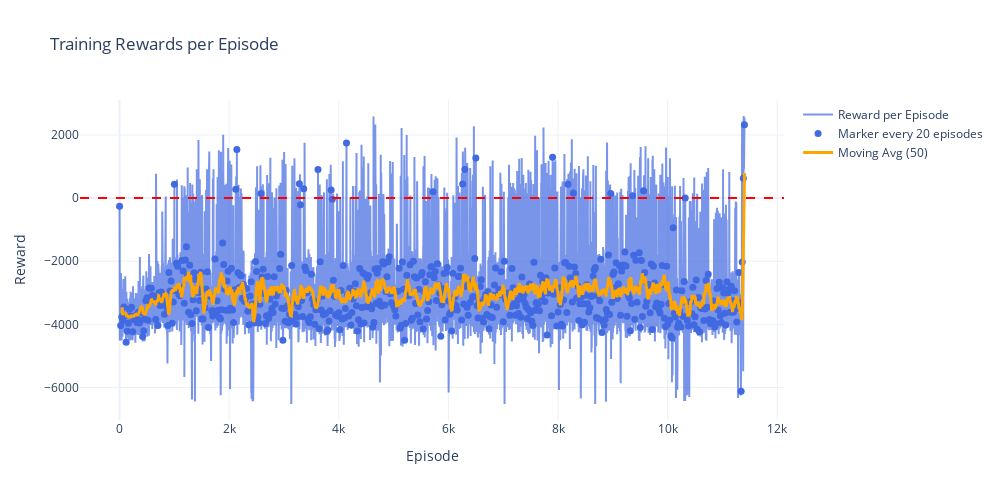

This figure's notebook cell:
### Code cell
import plotly.graph_objects as go
import numpy as np
import os

logs_path = "/Users/danielemateria/Desktop/q-learning-maze-robot/logs"
log_file_paths = os.listdir(logs_path)
log_file_paths = [os.path.join(logs_path, file) for file in log_file_paths if file.endswith('.log')]
log_file_paths.sort()

def extract_rewards_from_log(log_file_paths):
    rewards = np.array([])
    for log_file_path in log_file_paths:
        with open(log_file_path, 'r') as file:
            for line in file:
                if "|" in line:
                    reward = line.split("|")[1].strip()
                    reward = float(reward.split(":")[-1])
                    rewards = np.append(rewards, reward)
    return rewards

def plot_rewards_plotly(rewards, window=50, marker_every=20):
    episodes = np.arange(1, len(rewards) + 1)
    fig = go.Figure()
    # Linea principale
    fig.add_trace(go.Scatter(
        x=episodes, y=rewards,
        mode='lines',
        name='Reward per Episode',
        line=dict(color='royalblue', width=2),
        opacity=0.7
    ))
    # Marker ogni marker_every episodi
    marker_idx = np.arange(0, len(rewards), marker_every)
    fig.add_trace(go.Scatter(
        x=episodes[marker_idx], y=rewards[marker_idx],
        mode='markers',
        name=f'Marker every {marker_every} episodes',
        marker=dict(color='royalblue', size=7, symbol='circle')
    ))
    # Media mobile
    if len(rewards) >= window:
        moving_avg = np.convolve(rewards, np.ones(window)/window, mode='valid')
        fig.add_trace(go.Scatter(
            x=episodes[window-1:], y=moving_avg,
            mode='lines',
            name=f'Moving Avg ({window})',
            line=dict(color='orange', width=3)
        ))
    fig.update_layout(
        title='Training Rewards per Episode',
        xaxis_title='Episode',
        yaxis_title='Reward',
        template='plotly_white',
        legend=dict(font=dict(size=12)),
        width=1000, height=500
    )
    fig.add_hline(y=0, line_dash="dash", line_color="red")
    fig.show()

rewards = extract_rewards_from_log(log_file_paths)
print("Total episodes: ", len(rewards))
print("Last episode reward: ", rewards[-1])
print("Rewards over -1000: ", len(rewards[rewards > -1000]))
plot_rewards_plotly(rewards)

### Figure 1 — Plotly figure (JSON) as saved in the notebook; plotly's stock layout.template omitted (floating-point values rounded to 4 significant figures; data arrays with more than 128 entries replaced by an {"elided": "..."} marker saying what was removed)
{"data": [{"line": {"color": "royalblue", "width": 2}, "mode": "lines", "name": "Reward per Episode", "opacity": 0.7, "type": "scatter", "x": {"elided": "11403 int values"}, "y": {"elided": "11403 float values"}}, {"marker": {"color": "royalblue", "size": 7, "symbol": "circle"}, "mode": "markers", "name": "Marker every 20 episodes", "type": "scatter", "x": {"elided": "571 int values"}, "y": {"elided": "571 float values"}}, {"line": {"color": "orange", "width": 3}, "mode": "lines", "name": "Moving Avg (50)", "type": "scatter", "x": {"elided": "11354 int values"}, "y": {"elided": "11354 float values"}}], "layout": {"height": 500, "legend": {"font": {"size": 12}}, "shapes": [{"line": {"color": "red", "dash": "dash"}, "type": "line", "x0": 0, "x1": 1, "xref": "x domain", "y0": 0, "y1": 0, "yref": "y"}], "title": {"text": "Training Rewards per Episode"}, "width": 1000, "xaxis": {"title": {"text": "Episode"}}, "yaxis": {"title": {"text": "Reward"}}}}
